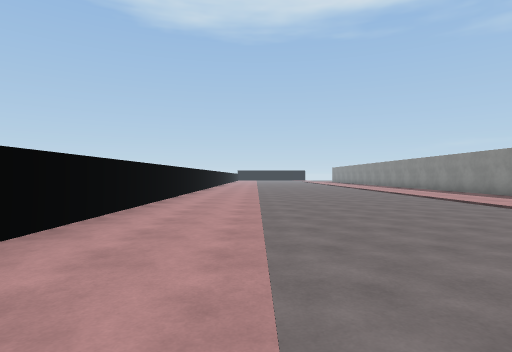
[1] (above)

22 first-person views from a walk through a 3-D level made in the Unity game engine. The camera is 1.3 m above the floor, looks level and sees 80° across. The floor is counted in squares, 2 m on a side. Each view is taken from the middle of a square. On the plan, view 1 faces up. The plan holds only what a view shows up to about 10 squares ahead; the rest is blank. The place goes on beyond the plan. Some animated figures are not drawn. Surface patterns are stand-ins for the level's own textures.

[2]
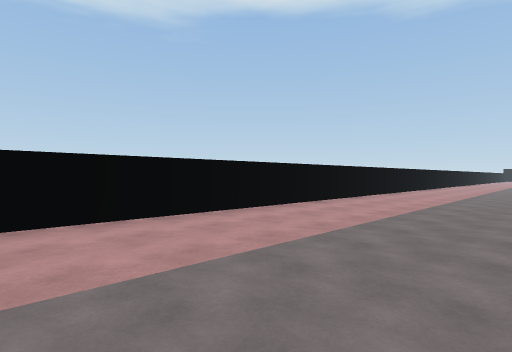

[3]
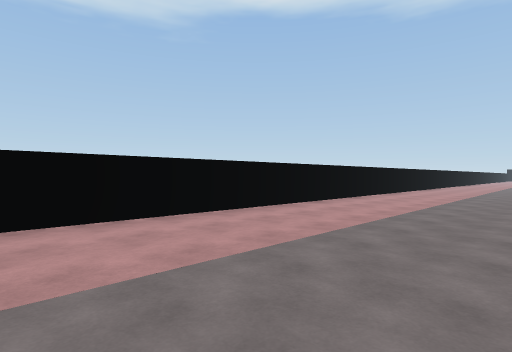

[4]
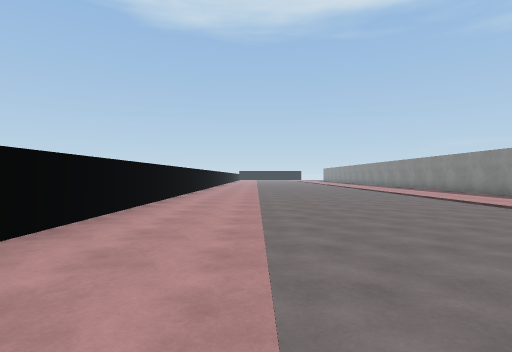

[5]
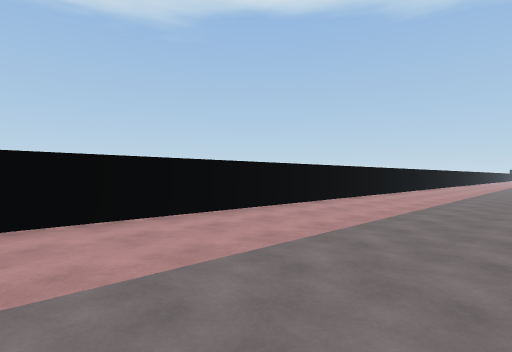

[6]
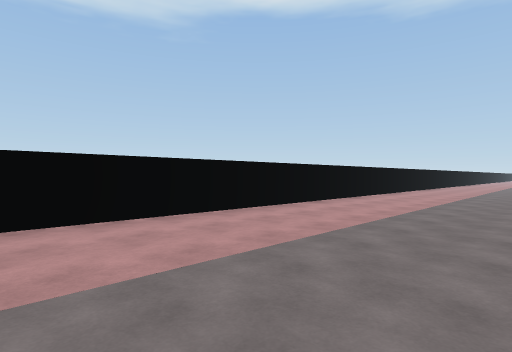

[7]
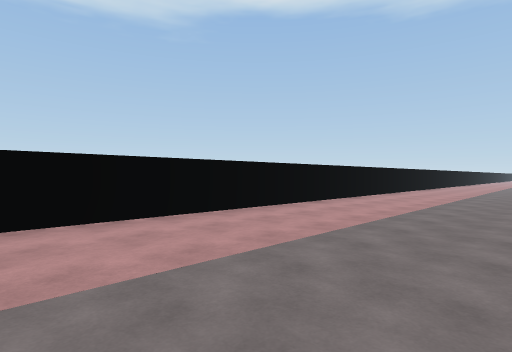

[8]
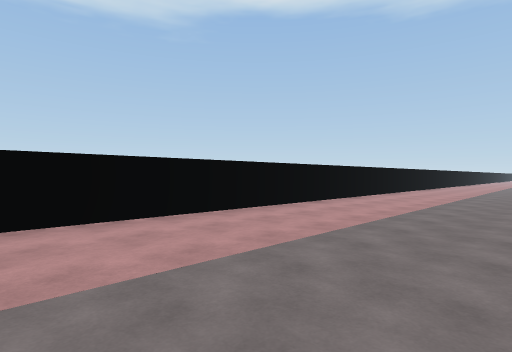

[9]
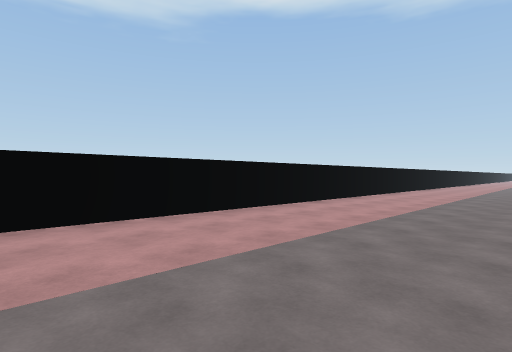

[10]
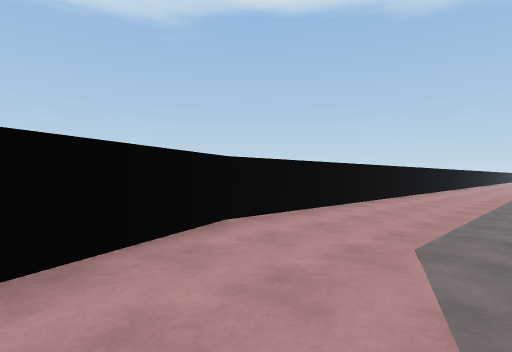

[11]
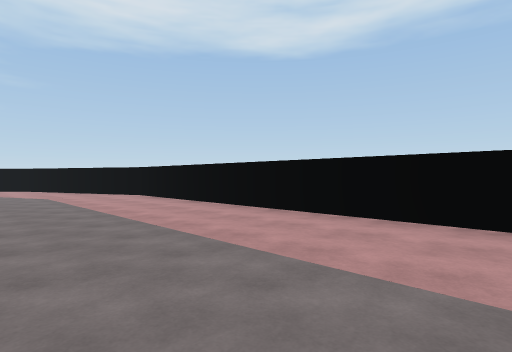

[12]
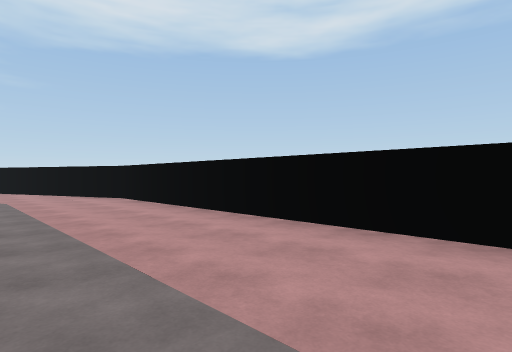

[13]
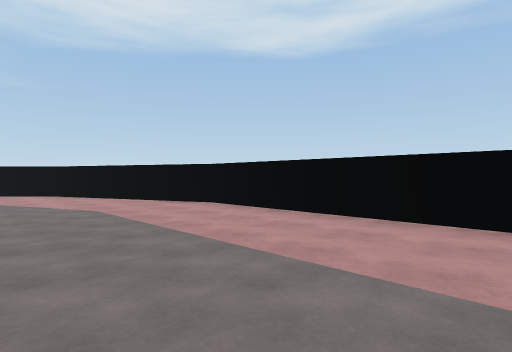

[14]
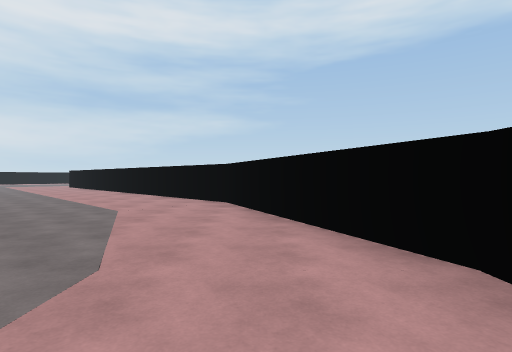

[15]
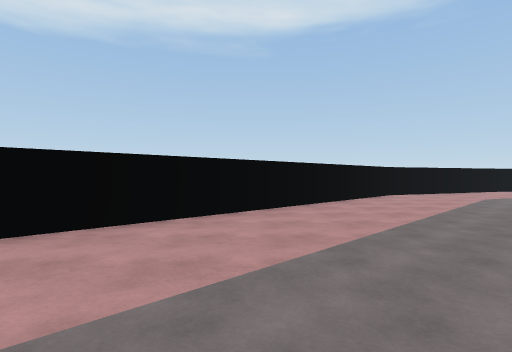

[16]
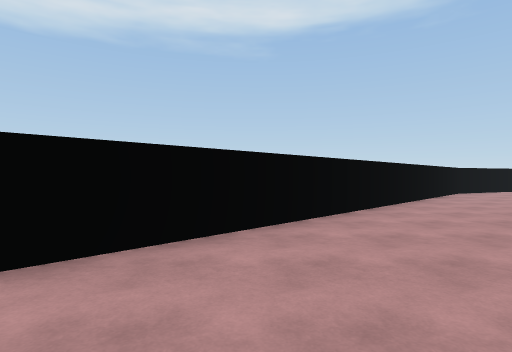

[17]
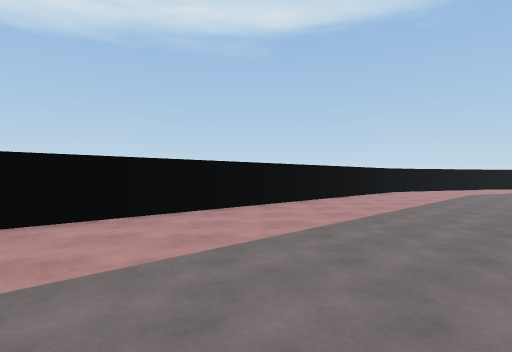

[18]
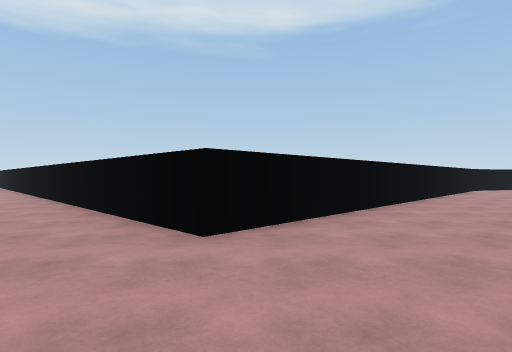

[19]
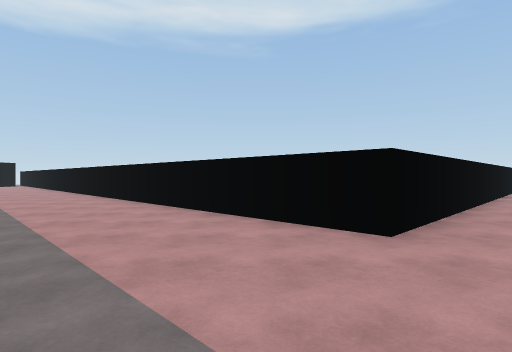

[20]
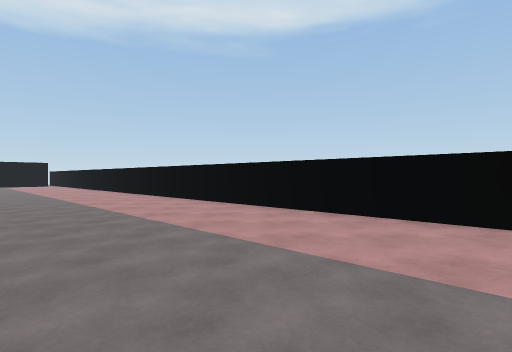

[21]
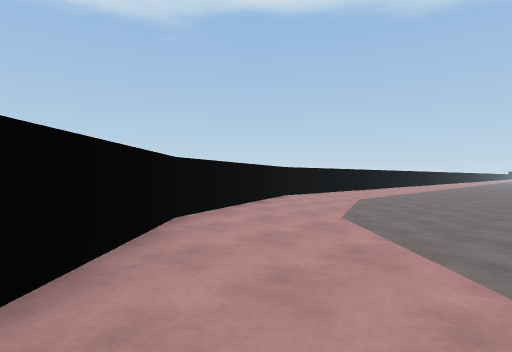

[22]
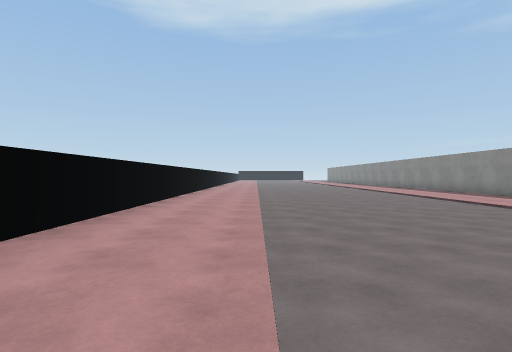

### Floor plan
Points are (right, up) in squares from view 1. A wall is a line through its corners. A room is listed if a view was taken in it or the views show most of it. See-through windows are left out.
Room 1 (views 1, 2, 3, 4, 5, 6, 7, 8, 9, 10, 11, 12, 13, 14, 15, 16, 17, 18, 19, 20, 21, 22)
walls: (7.9, -35.3) (3, -40.3); (7.7, 5.1) (7.7, 10); (-2.5, 10) (-2.6, -18.1) (-0.3, -23.5) (8.3, -32.1)

Where each view was taken, in squares from view 1:
view 1: 0 up, 0 right, facing up
view 2: 0 up, 2 right, facing up-left
view 3: 3 down, 2 right, facing up-left
view 4: 4 down, 0 right, facing up
view 5: 6 down, 2 right, facing up-left
view 6: 9 down, 2 right, facing up-left
view 7: 12 down, 2 right, facing up-left
view 8: 15 down, 2 right, facing up-left
view 9: 18 down, 2 right, facing up-left
view 10: 21 down, 1 right, facing up-left
view 11: 8 down, 2 right, facing down-left
view 12: 9 down, 1 right, facing down-left
view 13: 12 down, 2 right, facing down-left
view 14: 16 down, 1 left, facing down
view 15: 28 down, 10 right, facing left
view 16: 31 down, 11 right, facing left
view 17: 29 down, 12 right, facing left
view 18: 33 down, 13 right, facing left
view 19: 35 down, 13 right, facing left
view 20: 37 down, 13 right, facing left
view 21: 26 down, 4 right, facing up-left
view 22: 2 down, 0 right, facing up
